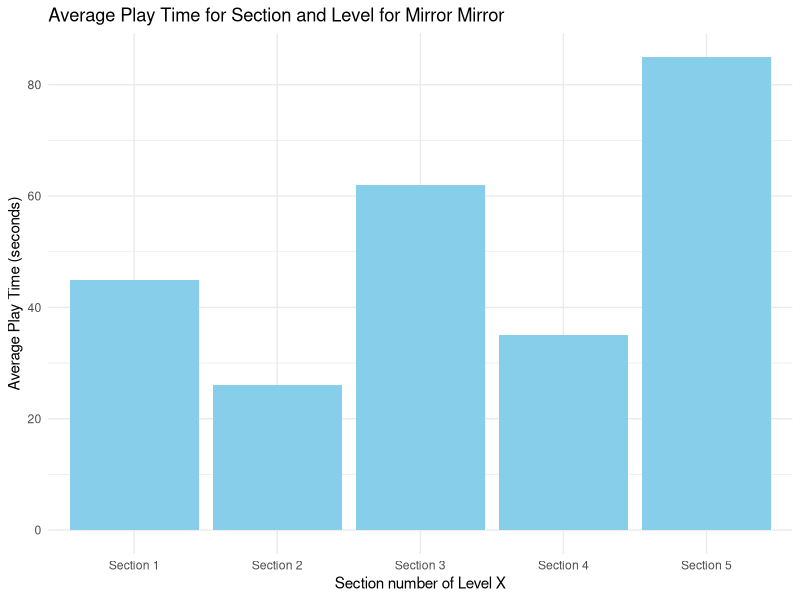

Generate this figure with R:
install.packages("ggplot2")

# Load necessary libraries
library(ggplot2)

# Function to convert time from 'minutes:seconds' to total seconds
convert_to_seconds <- function(time_str) {
  parts <- unlist(strsplit(time_str, ":"))
  minutes <- as.numeric(parts[1])
  seconds <- as.numeric(parts[2])
  total_seconds <- minutes * 60 + seconds
  return(total_seconds)
}

# List of average times in 'minutes:seconds' format
average_times <- c("0:45", "0:26", "1:02", "0:35", "1:25")  # Modify this list with actual times
sections <- c("Section 1", "Section 2", "Section 3", "Section 4", "Section 5")  # Corresponding sections

# Convert all times to seconds
times_seconds <- sapply(average_times, convert_to_seconds)

# Create a data frame for plotting
data_frame <- data.frame(
  Section = sections,
  TimeSeconds = times_seconds
)

# Plot the bar chart
p <- ggplot(data_frame, aes(x = Section, y = TimeSeconds)) +
  geom_bar(stat = "identity", fill = "skyblue") +
  labs(x = "Section number of Level X", y = "Average Play Time (seconds)") +
  theme_minimal()

p + ggtitle("Average Play Time for Section and Level for Mirror Mirror")
